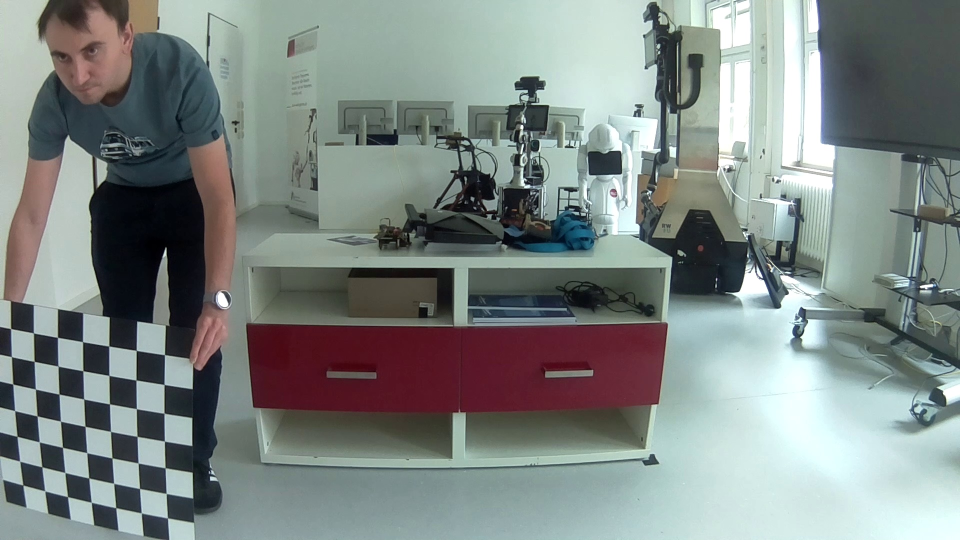
#> input picture Camera Calibration/SampleImagesWorking/00790.jpg, 1920 x 1080 px (shown at 1/2 size); its folder holds only this picture in this run
$ jupyter execute camera_calibration.ipynb
#> lines starting #> are read from the running program, lines starting #| are printed output that depends on the picture; after the words box and inside, x2 and y2 are one past the last pixel; in counts of white or black regions, pixels touching at a corner belong together; long printed decimals are rounded
[cell 1]
import numpy as np

from numpy import save

import cv2 as cv

import glob

import os

import shutil

from numpy import load


shutil.rmtree('result_images')

os.makedirs('result_images')


result_images = "result_images"

filepath = "SampleImagesWorking"

orig_files = [file for file in glob.glob(filepath+"/*.jpg")]

new_files = [os.path.join(result_images, os.path.basename(f)) for f in orig_files]


obj_points = []

img_points = []

cnt = 0

num = 0


criteria = (cv.TERM_CRITERIA_EPS + cv.TERM_CRITERIA_MAX_ITER, 30, 0.001)

obj_p = np.zeros((6*6, 3), np.float32)

obj_p[:, :2] = np.mgrid[0:6, 0:6].T.reshape(-1, 2)

for orig_f, new_f in zip(orig_files, new_files):

    print('\r', "Current Image = " + str(num), end='')

    num += 1

    img = cv.imread(orig_f)
#> img is the input picture: shape (1080, 1920, 3); mean B, G, R 132.2, 134.9, 126.6

    gray = cv.cvtColor(img, cv.COLOR_BGR2GRAY)
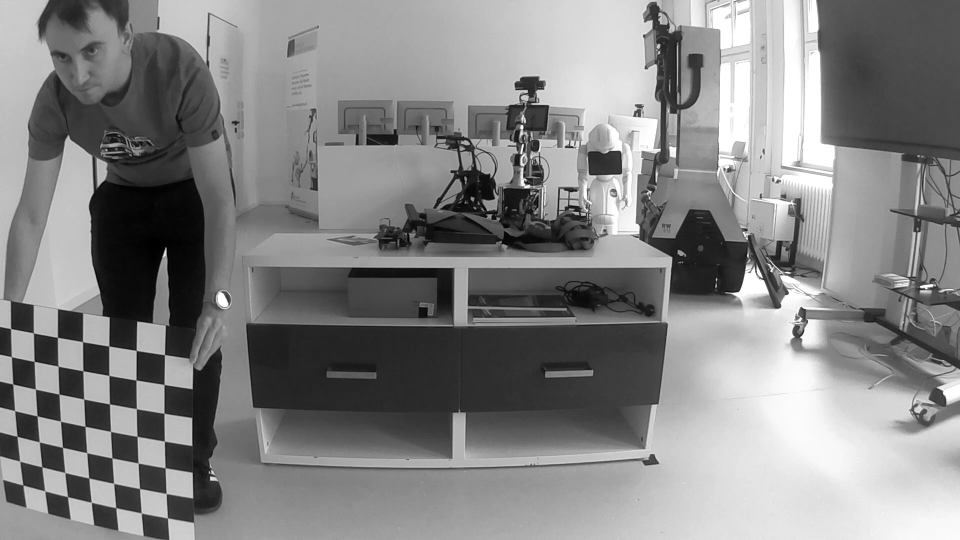
#> gray: shape (1080, 1920) (shown at 1/2 size); min 0, max 255, mean 132.1

    ret, corners = cv.findChessboardCorners(gray, (6,6), None)
#> ret = True; corners = 36 rows, first 8: [23.41, 713.6], [69.03, 723.3], [116.7, 732.6], [166.4, 741.6], [218.4, 751.4], [272.6, 760.4], [25.95, 768.4], [71.33, 778.5]

    print(gray.shape[::-1])
#| (1920, 1080)

    if ret:

        cnt += 1
        print("Count = "+ str(cnt))

        obj_points.append(obj_p)

        corners2 = cv.cornerSubPix(gray, corners, (11, 11), (-1, -1), criteria)
#> corners2 = 36 rows, first 8: [23.34, 713.7], [68.73, 723.2], [116.6, 732.6], [166.4, 742], [218.4, 751.3], [272.5, 760.5], [26.11, 768.5], [71.31, 778.6]

        img_points.append(corners)

        cv.drawChessboardCorners(img, (6,6), corners2, ret)
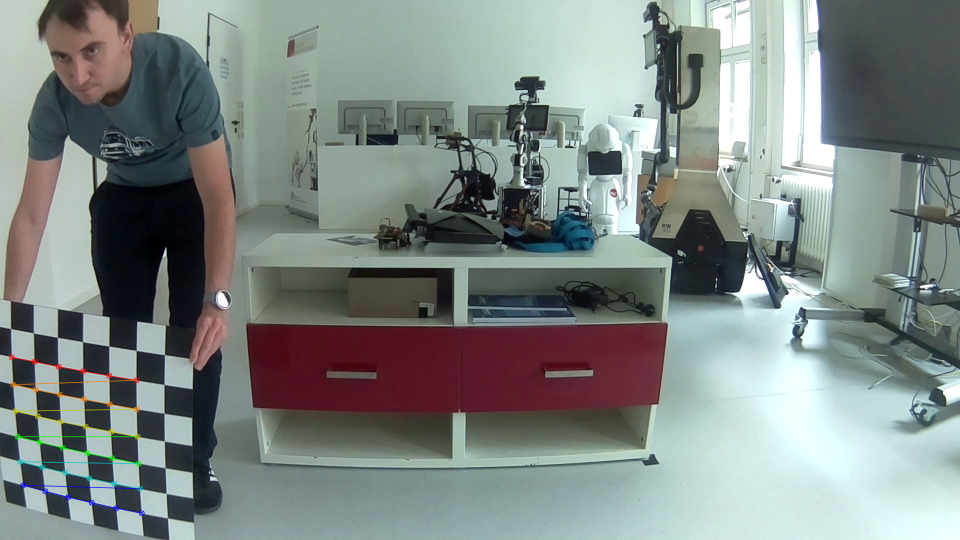
#> img: shape (1080, 1920, 3) (shown at 1/2 size); 0.53% of pixels changed, all inside (x1, y1, x2, y2) = (17, 708, 290, 1033)

        cv.imwrite(new_f, img)


print("\n Number of Correct Images = " + str(cnt))

ret, mtx, dist, r_vectors, t_vectors = cv.calibrateCamera(obj_points, img_points, (1680, 1050), None, None)
#> ret = 0.0954; mtx = [[575.5, 0, 854], [0, 578.9, 555.3], [0, 0, 1]]; dist = [[-0.0753, 0.00738, -0.00116, 0.000528, -0.000407]]; r_vectors = ([0.0506, -0.0676, 0.117],); t_vectors = ([-14.48, 2.78, 8.19],)

print("\nThe Camera Matrix is = \n " + str(mtx))
#| The Camera Matrix is =
#|  [[575.458   0.         853.984]
#|  [  0.         578.887 555.285 ]
#|  [  0.           0.           1.        ]]

print("\nThe distortion Coefficient are = \n " + str(dist))
#| The distortion Coefficient are =
#|  [[-0.07528  0.007378 -0.001156  0.0005276 -0.0004074]]

save('mtx.npy', mtx)

save('dist.npy', dist)


#Obtain Undistorted Images
mtx = load('mtx.npy')

dist = load('dist.npy')


shutil.rmtree('undistorted_images')

os.makedirs('undistorted_images')

result_images = "undistorted_images"

filepath = "SampleImagesWorking"

orig_files = [file for file in glob.glob(filepath+"/*.jpg")]

new_files = [os.path.join(result_images, os.path.basename(f)) for f in orig_files]

for orig_f, new_f in zip(orig_files, new_files):

    img = cv.imread(orig_f)

    h, w = img.shape[:2]
#> h = 1080; w = 1920

    new_camera_mtx, roi = cv.getOptimalNewCameraMatrix(mtx, dist, (w, h), 0, (w, h))
#> roi = (0, 0, 1919, 1079)

    dst = cv.undistort(img, mtx, dist, None, new_camera_mtx)
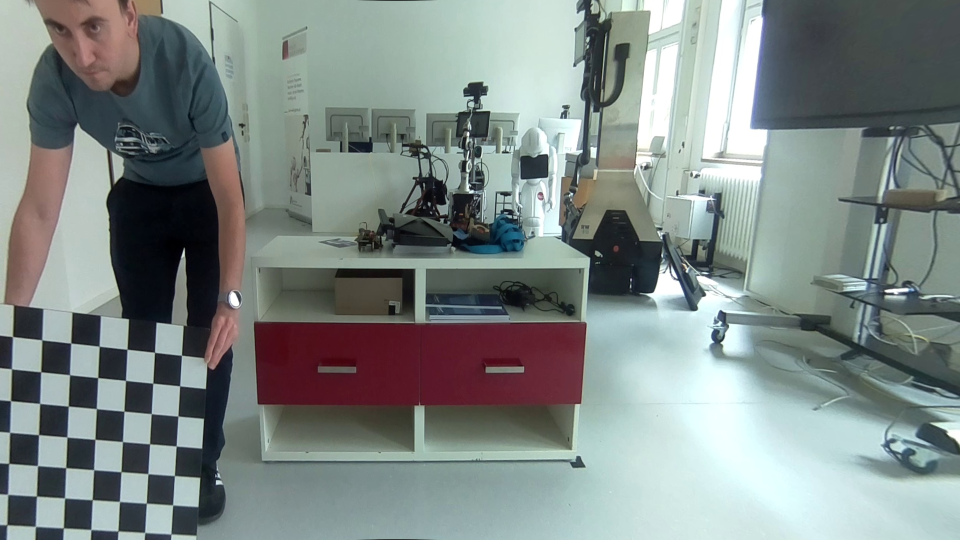
#> dst: shape (1080, 1920, 3) (shown at 1/2 size); mean B, G, R 134, 136.5, 127

    cv.imwrite(new_f, dst)

cv.destroyAllWindows()

# Reprojection Error
mean_error = 0

for i in range(len(obj_points)):

    imgpoints2, _ = cv.projectPoints(obj_points[i], r_vectors[i], t_vectors[i], mtx, dist)

    error = cv.norm(img_points[i], imgpoints2, cv.NORM_L2)/len(imgpoints2)

    mean_error += error
#> this loop made 1 pass
#> (error, mean_error) on pass 1: (0.0159, 0.0159)
#> after the loop, mean_error = 0.0159

print( "\nTotal Error : {}".format(mean_error/len(obj_points)) )
#| Total Error : 0.0159

$ run again, on Camera Calibration/SampleImagesWorking/04835.jpg
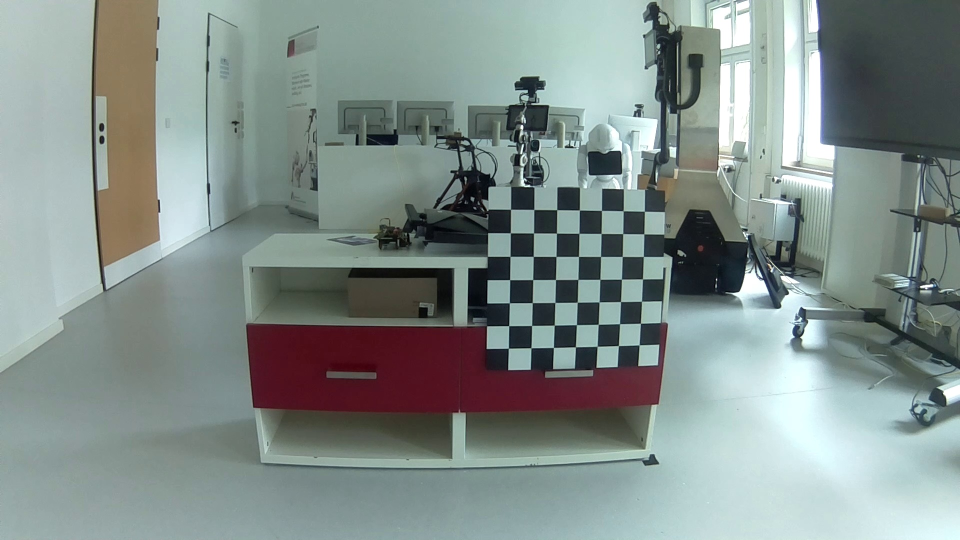
#> input picture Camera Calibration/SampleImagesWorking/04835.jpg, 1920 x 1080 px (shown at 1/2 size)
#> img is the input picture: shape (1080, 1920, 3); mean B, G, R 139.7, 143, 130.8
#> `ret, corners = cv.findChessboardCorners(gray, (6,6), None)`: ret = True; corners = 36 rows, first 8: [1073, 426], [1114, 419.8], [1159.3, 420.6], [1203.5, 421.4], [1246.5, 422.3], [1283, 429], [1067.6, 466.5], [1113.4, 466.7]
#| (1920, 1080)
#> corners2 = 36 rows, first 8: [1068.2, 419.4], [1113.9, 420], [1159, 420.5], [1203.3, 421.4], [1246.7, 422.1], [1289.1, 423], [1067.5, 466.5], [1113.4, 466.7]
#> `cv.drawChessboardCorners(img, (6,6), corners2, ret)`:
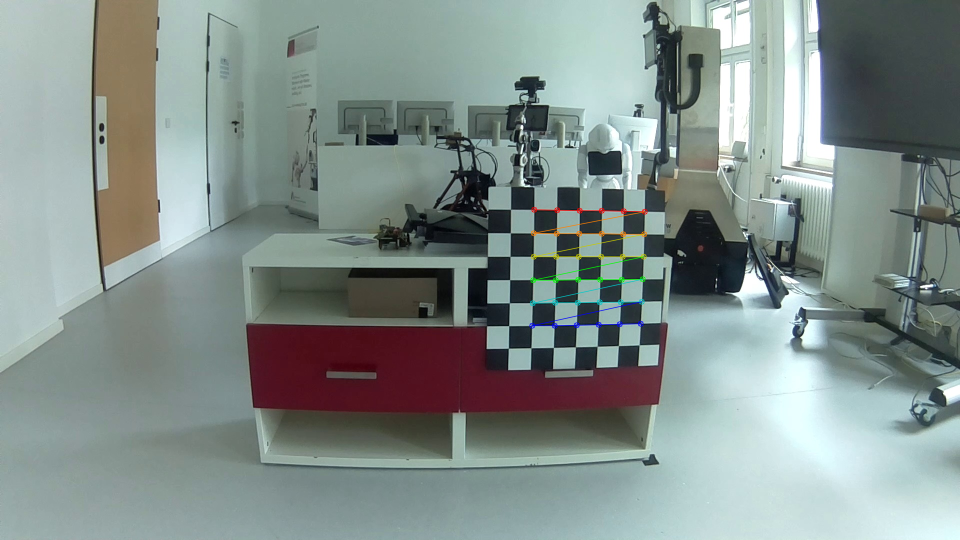
#> img: shape (1080, 1920, 3) (shown at 1/2 size); 0.49% of pixels changed, all inside (x1, y1, x2, y2) = (1058, 413, 1296, 658)
#> `ret, mtx, dist, r_vectors, t_vectors = cv.calibrateCamera(obj_points, ..`: ret = 0.0653; mtx = [[286.8, 0, 840], [0, 286.4, 494], [0, 0, 1]]; dist = [[-0.0175, -0.000277, 0.000897, 0.0038, 0.000106]]; r_vectors = ([0.0197, -0.00852, 0.00169],); t_vectors = ([4.83, -1.59, 6.06],)
#| The Camera Matrix is =
#|  [[286.776   0.         840.027]
#|  [  0.         286.405 494.034]
#|  [  0.           0.           1.        ]]
#| The distortion Coefficient are =
#|  [[-0.0175 -0.0002766  0.0008974  0.003795   0.0001062]]
#> `dst = cv.undistort(img, mtx, dist, None, new_camera_mtx)`:
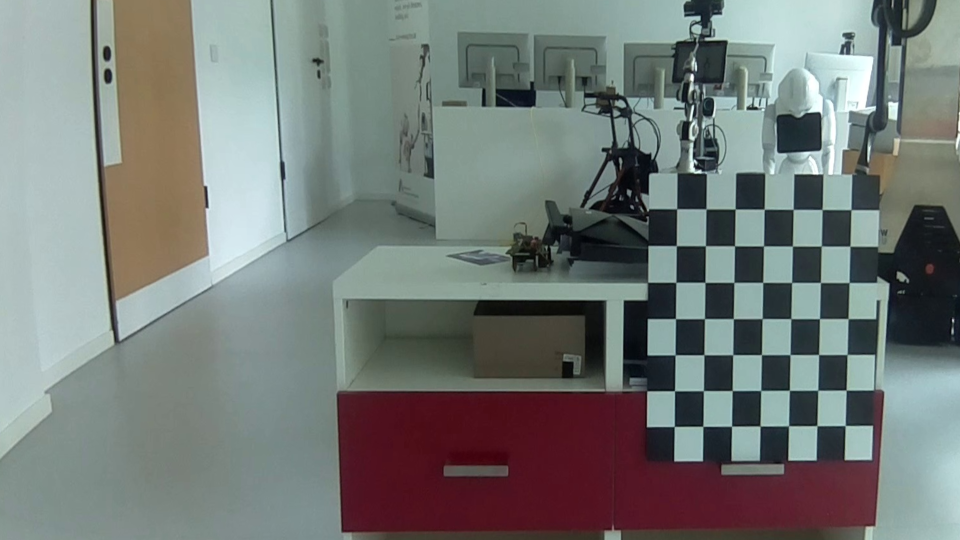
#> dst: shape (1080, 1920, 3) (shown at 1/2 size); mean B, G, R 119, 122.1, 116.3
#> the loop `for i in range(len(obj_points)): ` made 1 pass
#> (error, mean_error) on pass 1: (0.0109, 0.0109)
#> after the loop `for i in range(len(obj_points)):`: mean_error = 0.0109
#| Total Error : 0.01088

$ run again, on Camera Calibration/SampleImagesWorking/01559.jpg
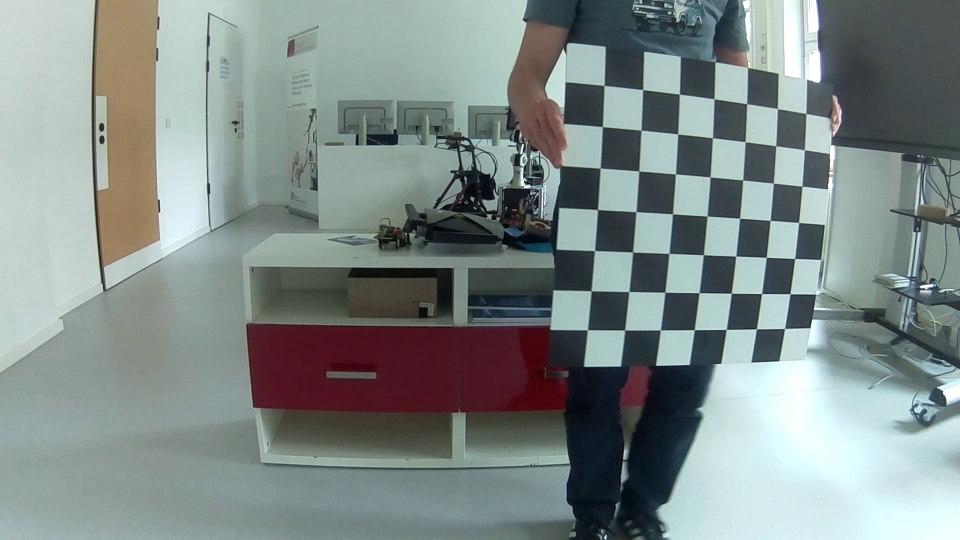
#> input picture Camera Calibration/SampleImagesWorking/01559.jpg, 1920 x 1080 px (shown at 1/2 size)
#> img is the input picture: shape (1080, 1920, 3); mean B, G, R 136.1, 138.8, 127.8
#> `ret, corners = cv.findChessboardCorners(gray, (6,6), None)`: ret = True; corners = 36 rows, first 8: [1288, 182], [1358.9, 189], [1428.6, 198.5], [1493.8, 208.3], [1555.2, 217.7], [1610, 230], [1282.5, 261], [1355.5, 268.6]
#| (1920, 1080)
#> corners2 = 36 rows, first 8: [1285.8, 179.7], [1359, 188.8], [1428.5, 198.3], [1493.8, 208.2], [1555, 217.7], [1612.3, 227.6], [1282.5, 260.9], [1355.8, 268.4]
#> `cv.drawChessboardCorners(img, (6,6), corners2, ret)`:
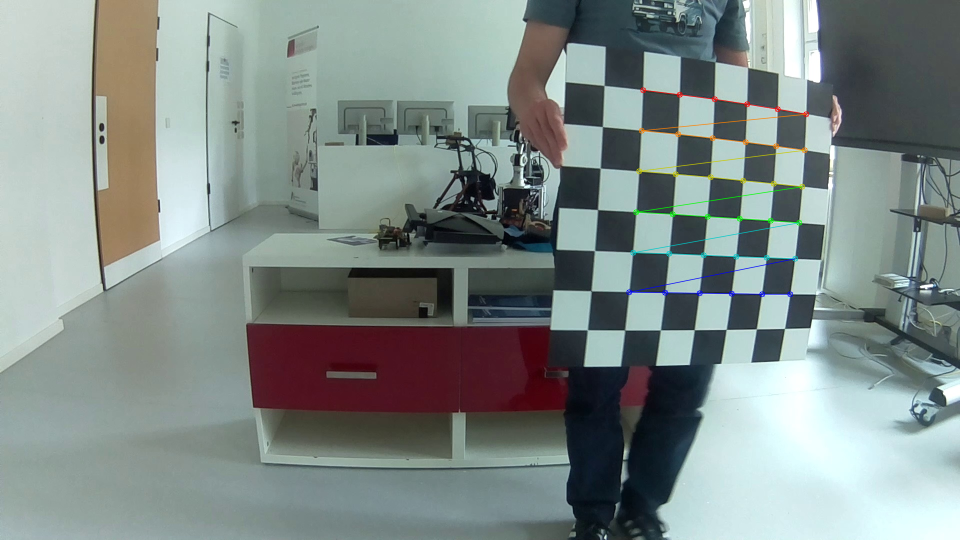
#> img: shape (1080, 1920, 3) (shown at 1/2 size); 0.66% of pixels changed, all inside (x1, y1, x2, y2) = (1252, 174, 1619, 595)
#> `ret, mtx, dist, r_vectors, t_vectors = cv.calibrateCamera(obj_points, ..`: ret = 0.0939; mtx = [[1075.7, 0, 889.7], [0, 1067.4, 517.9], [0, 0, 1]]; dist = [[-0.248, 0.083, -0.000261, 0.000768, -0.0147]]; r_vectors = ([0.15, -0.0635, 0.037],); t_vectors = ([4.78, -4.12, 12.23],)
#| The Camera Matrix is =
#|  [[1.07574735e+03 0.00000000e+00 8.89702176e+02]
#|  [0.00000000e+00 1.06735448e+03 5.17890008e+02]
#|  [0.00000000e+00 0.00000000e+00 1.00000000e+00]]
#| The distortion Coefficient are =
#|  [[-0.2483  0.08299 -0.0002606   0.0007678 -0.01466]]
#> `dst = cv.undistort(img, mtx, dist, None, new_camera_mtx)`:
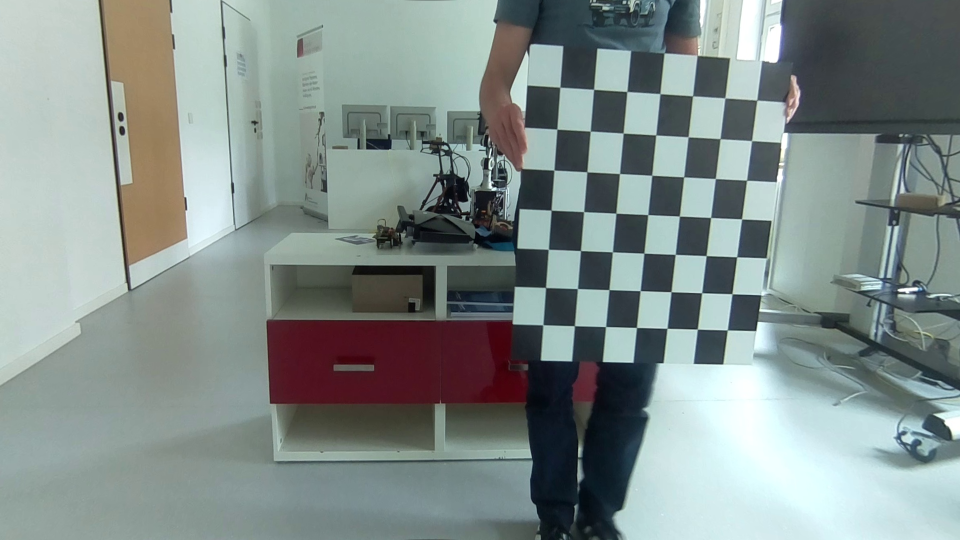
#> dst: shape (1080, 1920, 3) (shown at 1/2 size); mean B, G, R 139.1, 141.8, 130.1
#> the loop `for i in range(len(obj_points)): ` made 1 pass
#> (error, mean_error) on pass 1: (0.0156, 0.0156)
#> after the loop `for i in range(len(obj_points)):`: mean_error = 0.0156
#| Total Error : 0.01564
